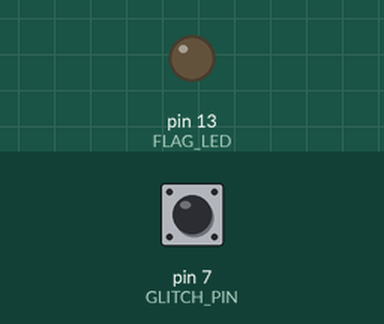
A sketch run on a simulated Arduino Mega 2560, built with avr-gcc and run on an emulated ATmega2560. Shown: output pins drawn as LEDs (lit = HIGH). The test bench sets the inputs (shaded band); at power-on: pin 7 (GLITCH_PIN) HIGH. What the sketch prints to the serial monitor is not drawn.

Above: at 1.2 s.
1.3 s: pin 7 (GLITCH_PIN) pulled LOW for 0.15 s
At 2.1 s:
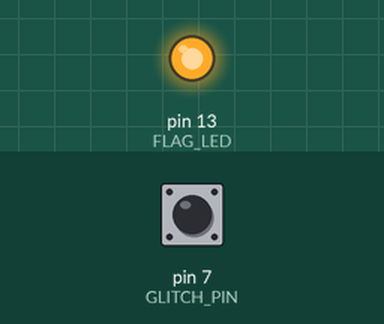
2.9 s: pin 7 (GLITCH_PIN) pulled LOW for 1 s
At 3.4 s:
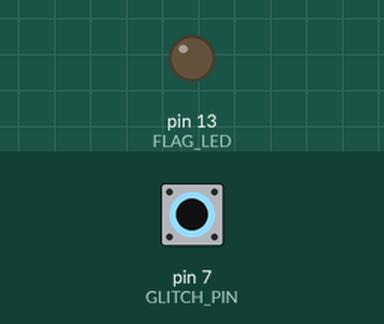
5.4 s: pin 7 (GLITCH_PIN) pulled LOW for 3.2 s
At 9.3 s:
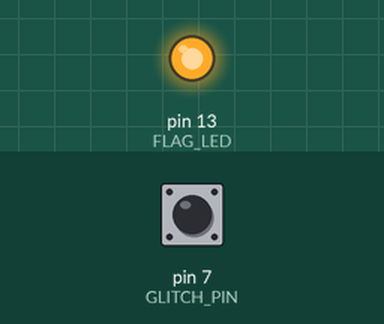
Timing chart, 0 to 10.8 s (numbered marks = the images above; inputs shaded):
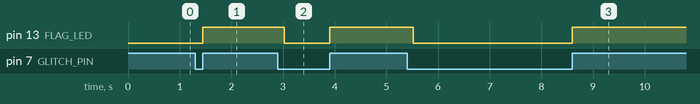

The sketch:

atmega2560.ino
```cpp
// car hacking village ph
// turn your Arduino mega 2560 into a chip for practicing fault injection
// from @shipcod3 with luv <3

#include <Arduino.h>

// Pins
static const uint8_t FLAG_LED   = 13;   // on‑board LED
static const uint8_t GLITCH_PIN = 7;    // D7 watched for glitches (INPUT_PULLUP), but you can target the main chip (better PoC)

// Glitch window in microseconds (tweak as needed)
static const uint16_t MIN_US = 1;     // accept pulses >= 1 µs
static const uint16_t MAX_US = 2000;  // and <= 2000 µs (2 ms)

volatile bool flagged = false;

// Convert Timer1 ticks to microseconds.
// Timer1 @ prescaler=8 => 2 MHz => 0.5 µs per tick (good tradeoff)
static inline void timer1_init() {
  TCCR1A = 0;                // normal mode
  TCCR1B = 0;
  TCNT1  = 0;
  TCCR1B |= (1 << CS11);     // prescaler = 8
}

static inline uint16_t now_ticks() { return TCNT1; }
static inline uint16_t ticks_to_us(uint16_t t) { return t / 2; } // 0.5 µs per tick

void setup() {
  pinMode(FLAG_LED, OUTPUT);
  digitalWrite(FLAG_LED, LOW);

  pinMode(GLITCH_PIN, INPUT_PULLUP);  // idle HIGH
  timer1_init();

  Serial.begin(115200);
  delay(50);
  Serial.println(F("-= Glitch PoC by CHV PH =- \n"));
  Serial.println(F("-= Glitch‑Flag armed. Glitch Me Po =- \n"));
  Serial.print(F("Accepting pulses in ["));
  Serial.print(MIN_US); Serial.print(F(", "));
  Serial.print(MAX_US); Serial.println(F("] µs"));
}

void loop() {
  if (!flagged) {
    // Wait for falling edge (HIGH -> LOW)
    if (digitalRead(GLITCH_PIN) == LOW) {
      uint16_t t0 = now_ticks();

      // Stay here while LOW to measure pulse width
      while (digitalRead(GLITCH_PIN) == LOW) {
        // Optional: timeout in case of stuck LOW
        if (ticks_to_us(now_ticks() - t0) > (MAX_US + 100)) break;
      }

      uint16_t dt_us = ticks_to_us(now_ticks() - t0);

      if (dt_us >= MIN_US && dt_us <= MAX_US) {
        flagged = true;
        digitalWrite(FLAG_LED, HIGH);
        Serial.println(F("[+] FLAG{put your sugar on me}"));
        Serial.print(F("Pulse width: ")); Serial.print(dt_us); Serial.println(F(" µs"));
      }
      // Debounce/minimal guard; small delay to avoid re‑trigger spam
      delay(2);
    }
  } else {
    // After flag: idle with LED on. Hold D7 LOW > 100 ms to reset.
    if (digitalRead(GLITCH_PIN) == LOW) {
      delay(120); // long hold to confirm intent
      if (digitalRead(GLITCH_PIN) == LOW) {
        flagged = false;
        digitalWrite(FLAG_LED, LOW);
        Serial.println(F("[*] Reset. Re‑armed."));
        delay(50);
      }
    }
  }
}
```

Measured:
- after the input at 1.3 s, pin 13 (FLAG_LED): LOW → HIGH after 0.15 s
- after the input at 2.9 s, pin 13 (FLAG_LED): HIGH → LOW after 0.12 s, → HIGH 0.88 s later
- after the input at 5.4 s, pin 13 (FLAG_LED): HIGH → LOW after 0.12 s, → HIGH 3.1 s later
